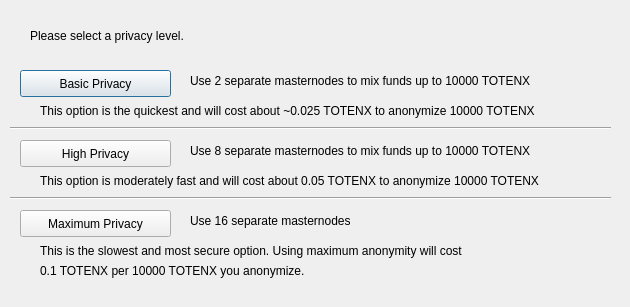
<?xml version="1.0" encoding="UTF-8"?>
<ui version="4.0">
 <class>ObfuscationConfig</class>
 <widget class="QDialog" name="ObfuscationConfig">
  <property name="geometry">
   <rect>
    <x>0</x>
    <y>0</y>
    <width>630</width>
    <height>307</height>
   </rect>
  </property>
  <property name="windowTitle">
   <string>Configure Obfuscation</string>
  </property>
  <widget class="QPushButton" name="buttonBasic">
   <property name="geometry">
    <rect>
     <x>20</x>
     <y>70</y>
     <width>151</width>
     <height>27</height>
    </rect>
   </property>
   <property name="text">
    <string>Basic Privacy</string>
   </property>
  </widget>
  <widget class="QPushButton" name="buttonHigh">
   <property name="geometry">
    <rect>
     <x>20</x>
     <y>140</y>
     <width>151</width>
     <height>27</height>
    </rect>
   </property>
   <property name="text">
    <string>High Privacy</string>
   </property>
  </widget>
  <widget class="QPushButton" name="buttonMax">
   <property name="geometry">
    <rect>
     <x>20</x>
     <y>210</y>
     <width>151</width>
     <height>27</height>
    </rect>
   </property>
   <property name="text">
    <string>Maximum Privacy</string>
   </property>
  </widget>
  <widget class="QLabel" name="label">
   <property name="geometry">
    <rect>
     <x>30</x>
     <y>20</y>
     <width>571</width>
     <height>31</height>
    </rect>
   </property>
   <property name="text">
    <string>Please select a privacy level.</string>
   </property>
  </widget>
  <widget class="QLabel" name="label_2">
   <property name="geometry">
    <rect>
     <x>190</x>
     <y>70</y>
     <width>421</width>
     <height>21</height>
    </rect>
   </property>
   <property name="text">
    <string>Use 2 separate masternodes to mix funds up to 10000 TOTENX</string>
   </property>
  </widget>
  <widget class="QLabel" name="label_3">
   <property name="geometry">
    <rect>
     <x>190</x>
     <y>140</y>
     <width>411</width>
     <height>21</height>
    </rect>
   </property>
   <property name="text">
    <string>Use 8 separate masternodes to mix funds up to 10000 TOTENX</string>
   </property>
  </widget>
  <widget class="QLabel" name="label_4">
   <property name="geometry">
    <rect>
     <x>190</x>
     <y>210</y>
     <width>421</width>
     <height>21</height>
    </rect>
   </property>
   <property name="text">
    <string>Use 16 separate masternodes</string>
   </property>
  </widget>
  <widget class="QLabel" name="label_6">
   <property name="geometry">
    <rect>
     <x>40</x>
     <y>100</y>
     <width>561</width>
     <height>21</height>
    </rect>
   </property>
   <property name="text">
    <string>This option is the quickest and will cost about ~0.025 TOTENX to anonymize 10000 TOTENX</string>
   </property>
  </widget>
  <widget class="QLabel" name="label_7">
   <property name="geometry">
    <rect>
     <x>40</x>
     <y>170</y>
     <width>561</width>
     <height>21</height>
    </rect>
   </property>
   <property name="text">
    <string>This option is moderately fast and will cost about 0.05 TOTENX to anonymize 10000 TOTENX</string>
   </property>
  </widget>
  <widget class="QLabel" name="label_8">
   <property name="geometry">
    <rect>
     <x>40</x>
     <y>240</y>
     <width>561</width>
     <height>21</height>
    </rect>
   </property>
   <property name="text">
    <string>This is the slowest and most secure option. Using maximum anonymity will cost</string>
   </property>
  </widget>
  <widget class="QLabel" name="label_9">
   <property name="geometry">
    <rect>
     <x>40</x>
     <y>260</y>
     <width>561</width>
     <height>21</height>
    </rect>
   </property>
   <property name="text">
    <string>0.1 TOTENX per 10000 TOTENX you anonymize.</string>
   </property>
  </widget>
  <widget class="Line" name="line">
   <property name="geometry">
    <rect>
     <x>10</x>
     <y>120</y>
     <width>601</width>
     <height>16</height>
    </rect>
   </property>
   <property name="orientation">
    <enum>Qt::Horizontal</enum>
   </property>
  </widget>
  <widget class="Line" name="line_2">
   <property name="geometry">
    <rect>
     <x>10</x>
     <y>190</y>
     <width>601</width>
     <height>16</height>
    </rect>
   </property>
   <property name="orientation">
    <enum>Qt::Horizontal</enum>
   </property>
  </widget>
 </widget>
 <resources/>
 <connections/>
</ui>
